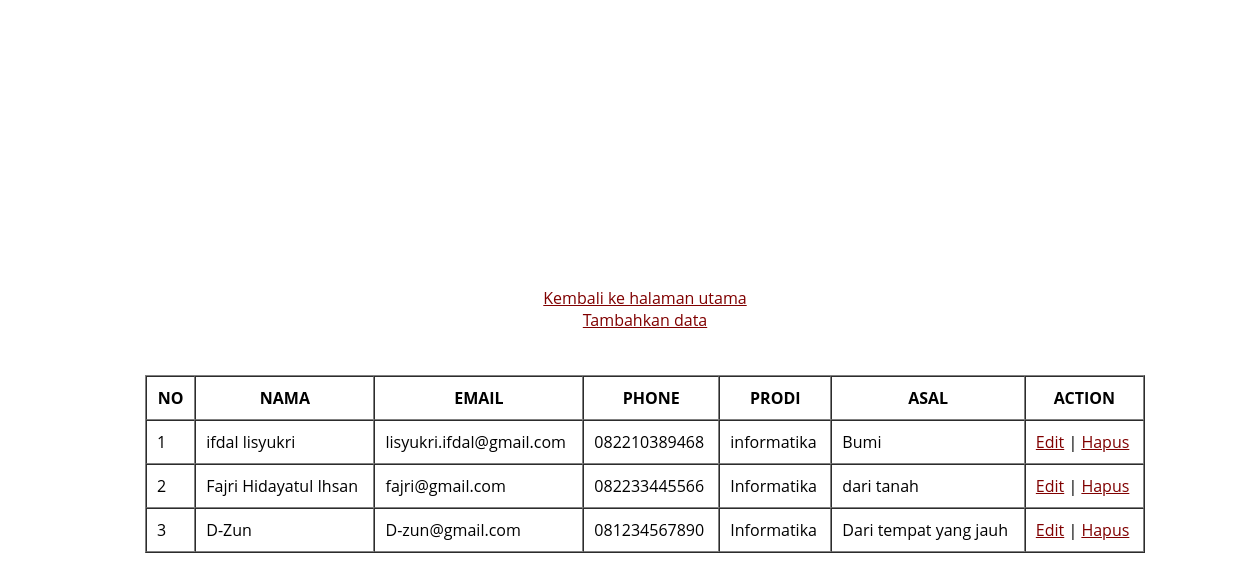
Page /tabel.php on the committed database.
### tables this page shows
CREATE TABLE `data_mhs` (
  `id` int(11) NOT NULL,
  `nama` varchar(100) NOT NULL,
  `email` varchar(100) NOT NULL,
  `phone` char(12) NOT NULL,
  `prodi` varchar(25) NOT NULL,
  `asal` varchar(100) NOT NULL
);

### functions.php (called while the page is built, shortened)
<?php
    $conn = mysqli_connect('localhost','root','','db_unpp');
    function query($query){
        global $conn;
        $result = mysqli_query($conn, $query);
        $rows=[];
        while($row = mysqli_fetch_assoc($result)){
            $rows[]=$row;
        }
        return $rows;
    }
?>

### tabel.php (the view, shortened to what this page needs)
<?php
require 'functions.php';
    $rows = query("SELECT * FROM data_mhs");
 ?>
<!DOCTYPE HTML>
<html>
    <head>
        <link rel="stylesheet" href="style.css">
    </head>
    <body>
        <a href="index.html">Kembali ke halaman utama</a>
        <a href="tambah.php">Tambahkan data</a>
        <br>
        <br>
        <table border="1" cellspacing="0" cellpadding="10">
            <tr>
                <th>NO</th>
                <th>NAMA</th>
                <th>EMAIL</th>
                <th>PHONE</th>
                <th>PRODI</th>
                 <th>ASAL</th>
                 <th>ACTION</th>
            </tr>
            <?php $i=1; ?>
            <?php foreach($rows as $row) : ?>
            <tr>
                <td><?= $i; ?></td>
                <td><?= $row["nama"]; ?></td>
                <td><?= $row["email"]; ?></td>
                <td><?= $row["phone"]; ?></td>
                <td><?= $row["prodi"]; ?></td>
                <td><?= $row["asal"]; ?></td>
                 <td>
                     <a href="edit.php?id=<?= $row["id"]; ?>">Edit</a> |
                     <a href="hapus.php?id=<?= $row["id"];?>" onclick="return confirm('Yakin??');">Hapus</a>
                 </td>
            </tr>
            <?php $i++; ?>
            <?php endforeach; ?>
        </table>
    </body>
</html>

### style.css (style rules this page uses)
* { margin: 0; padding: 0; outline: 0; font-family: 'Open Sans', sans-serif; }
body { height: 100vh; background-color: #242424; background-size: cover; background-position: center; background-repeat: no-repeat; }
a { color: maroon; font-family: 'Open Sans', sans-serif; }

### tabel.php (style rules this page uses)
body { text-align:center; width:100%; height:100vh; display:flex; justify-content: center; align-items:center; flex-direction:column; background-color:white; padding:20px; }
table { width:80%; }
th { padding:10px; }
td { padding:10px; }

### rows in the picture
data_mhs: nama "ifdal lisyukri", email "lisyukri.ifdal@gmail.com", phone "082210389468", prodi "informatika", asal "Bumi"
data_mhs: nama "Fajri Hidayatul Ihsan", email "fajri@gmail.com", phone "082233445566", prodi "Informatika", asal "dari tanah"
data_mhs: nama "D-Zun", email "D-zun@gmail.com", phone "081234567890", prodi "Informatika", asal "Dari tempat yang jauh"
